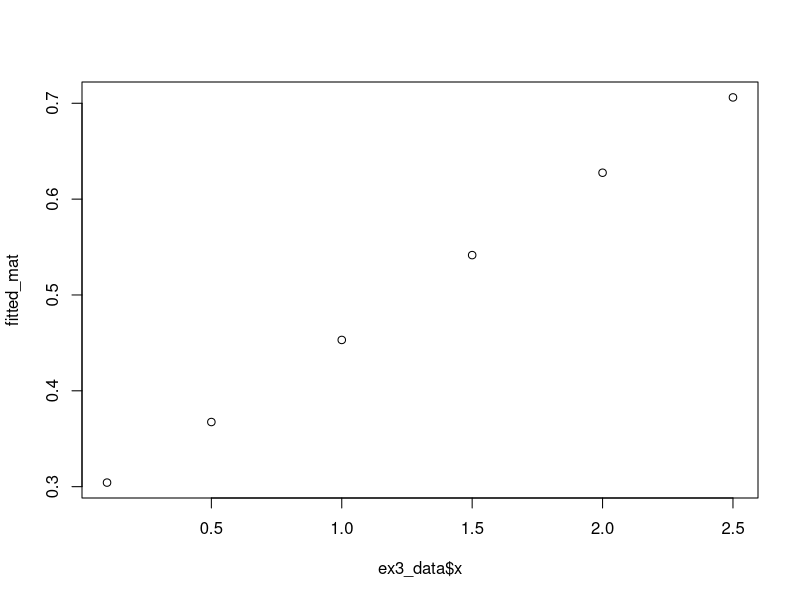

This figure's R source:
## ---- chunk 1
knitr::opts_chunk$set(echo = TRUE)
## ---- chunk 2

library(knitr)


## ---- chunk 3
x <- c(-0.98,  1.00,  2.02,  3.03 , 4.00)
y <- c(2.44,  -1.51,  -0.47,  2.54,  7.52)
ex_1 <- rbind(x,y)

knitr::kable(ex_1, formmat = 'latex')
## ---- chunk 4


ex1_matrix <- matrix(c(5, sum(x), sum(x^2), sum(x), sum(x^2), sum(x^3), sum(x^2), sum(x^3), sum(x^4)), nrow = 3)

ex1_y_matrix <- matrix(c(sum(y), sum(y*x), sum(y * x^2)))




ex1_sol <- solve(ex1_matrix) %*% ex1_y_matrix

print(ex1_sol)
## ---- chunk 5
x <- c(0.10, 0.50, 1.00, 1.50, 2.00, 2.50)
y <- c(0.10, 0.28, 0.40, 0.40, 0.37, 0.32)
ex_2 <- rbind(x,y)

knitr::kable(ex_2, formmat = 'latex')
## ---- chunk 6

a_0 <- 1
b_0 <- 1

initial_params <- matrix(a_0,b_0, nrow = 2)

drda <- x/(initial_params[1] + initial_params[2]*x^2)^2
  
drdb <- (x^3)/(initial_params[1] + initial_params[2]*x^2)^2


ex2_j <- cbind(drda,drdb)

print(ex2_j)

## ---- chunk 7

ex2_resid <- matrix(c(y - x/(a_0 + b_0 * x^2)))

print(ex2_resid)
## ---- chunk 8

initial_input <- list(initial_params, ex2_resid, ex2_j)

ex2_solve <- function(list_input = initial_input) {
  params <- list_input[[1]]
  R <- list_input[[2]]
  J <- list_input[[3]]
  a_i <- params[1]
  b_i <- params[2]
  ex2_solve.resid = R
  
  newton <- params - solve(t(ex2_j) %*% ex2_j) %*% t(ex2_j) %*% ex2_solve.resid #gauss-newton algorithm
  
  ex2_solve.result <- newton #t + 1 iteration of parameter estimates
  ex2_solve.resid <- y - x/(newton[1] + newton[2] * x^2) #recalculate residual matrix
  
  ex2_drda <- x/(ex2_solve.result[1] + ex2_solve.result[2]*x^2)^2

  ex2_drdb <- (x^3)/(ex2_solve.result[1] + ex2_solve.result[2]*x^2)^2

  ex2_solve.jacobian <- cbind(ex2_drda,ex2_drdb) #recalculate jacobian

    return(list(ex2_solve.result,ex2_solve.resid, ex2_solve.jacobian))
  }

first_iteration <- ex2_solve()
print(first_iteration)



## ---- chunk 9


ex2_solve(ex2_solve())



## ---- chunk 10

print(sum(ex2_resid^2))
print(sum(first_iteration[[2]]^2))
print(sum(ex2_solve(first_iteration)[[2]]^2))


## ---- chunk 11
x <- c( 0.1,  0.5,  1.0,  1.5,  2.0,  2.5)
y <- c(0, 0, 1, 1, 1, 0)
ex_3 <- rbind(x,y)

knitr::kable(ex_3, formmat = 'latex')
## ---- chunk 12


a_0 <- 1
b_0 <- 1

initial_params <- matrix(a_0,b_0, nrow = 2)

drda <- exp(initial_params[1] + initial_params[2]*x)/(1 + exp(initial_params[1] + initial_params[2]*x))^2
  
drdb <- x *exp(initial_params[1] + initial_params[2]*x)/(1 + exp(initial_params[1] + initial_params[2]*x))^2


ex3_j <- cbind(drda,drdb) #initial jacobian

print(ex3_j)


ex3_resid <- matrix(c(y - x/(1+exp(a_0 + b_0 * x)))) #initial residuals

print(ex3_resid)



## ---- chunk 13

initial_input <- list(initial_params, ex3_resid, ex3_j)

ex3_solve <- function(list_input = initial_input) {
  params <- list_input[[1]]
  R <- list_input[[2]]
  J <- list_input[[3]]
  ex3_solve.resid <- R
  
  newton <- params - solve(t(J) %*% J) %*% t(J) %*% R #gauss-newton algorithm
  
  ex3_solve.result <- newton #t + 1 iteration of parameter estimates
  ex3_solve.resid <- y - 1/(1+exp(ex3_solve.result[1] + ex3_solve.result[2] * x)) #recalculate residual matrix
  
  drda <- exp(ex3_solve.result[1] + ex3_solve.result[2]*x)/(1 + exp(ex3_solve.result[1] + ex3_solve.result[2]*x))^2

  drdb <- x *exp(ex3_solve.result[1] + ex3_solve.result[2]*x)/(1 + exp(ex3_solve.result[1] + ex3_solve.result[2]*x))^2

  ex3_solve.jacobian <- cbind(drda,drdb) #recalculate jacobian

    return(list(ex3_solve.result,ex3_solve.resid, ex3_solve.jacobian))
  }

first_iteration <- ex3_solve()
print(first_iteration)



## ---- chunk 14

ex3_solve(ex3_solve())
ex3_solve(ex3_solve(ex3_solve()))
ex3_solve(ex3_solve(ex3_solve(ex3_solve())))
## ---- chunk 15
print(sum(ex3_resid^2))
print(sum(ex3_solve()[[2]]^2))
print(sum(ex3_solve(ex3_solve())[[2]]^2))
print(sum(ex3_solve(ex3_solve(ex3_solve()))[[2]]^2))
print(sum(ex3_solve(ex3_solve(ex3_solve(ex3_solve())))[[2]]^2))


## ---- chunk 16

ex3_data <- data.frame(cbind(x,y))

ex3_lm <- glm(data = ex3_data, formula = y~., family = binomial(link = 'logit'))

ex3_lm$coefficients

fitted_mat <- ex3_lm$fitted.values

sum((y-fitted_mat)^2)



plot(fitted_mat ~ ex3_data$x)

